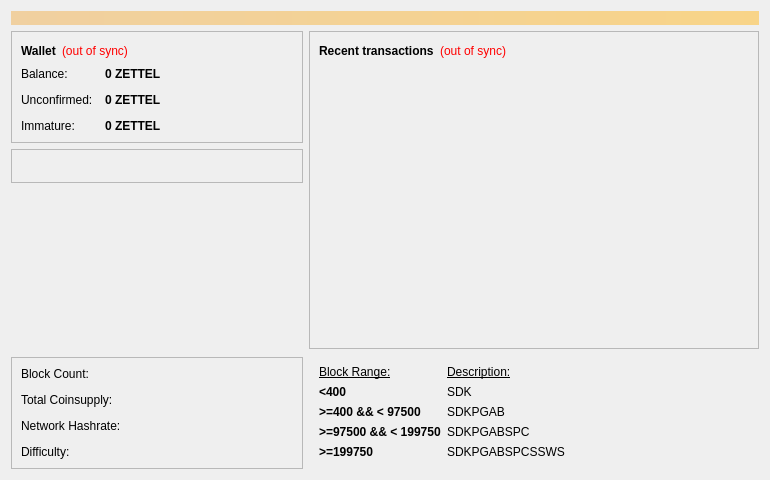
<?xml version="1.0" encoding="UTF-8"?>
<ui version="4.0">
 <class>OverviewPage</class>
 <widget class="QWidget" name="OverviewPage">
  <property name="geometry">
   <rect>
    <x>0</x>
    <y>0</y>
    <width>770</width>
    <height>480</height>
   </rect>
  </property>
  <property name="minimumSize">
   <size>
    <width>770</width>
    <height>480</height>
   </size>
  </property>
  <property name="windowTitle">
   <string>Form</string>
  </property>
  <layout class="QVBoxLayout" name="topLayout">
   <item>
    <widget class="QLabel" name="labelAlerts">
     <property name="visible">
      <bool>false</bool>
     </property>
     <property name="styleSheet">
      <string notr="true">background-color: qlineargradient(x1: 0, y1: 0, x2: 1, y2: 0, stop:0 #F0D0A0, stop:1 #F8D488); color:#000000;</string>
     </property>
     <property name="wordWrap">
      <bool>true</bool>
     </property>
     <property name="margin">
      <number>3</number>
     </property>
    </widget>
   </item>
   <item>
    <layout class="QHBoxLayout" name="horizontalLayout" stretch="1,1">
     <item>
      <layout class="QVBoxLayout" name="verticalLayout_2">
       <item>
        <widget class="QFrame" name="frame">
         <property name="frameShape">
          <enum>QFrame::StyledPanel</enum>
         </property>
         <property name="frameShadow">
          <enum>QFrame::Raised</enum>
         </property>
         <layout class="QVBoxLayout" name="verticalLayout_4">
          <item>
           <layout class="QHBoxLayout" name="horizontalLayout_4">
            <item>
             <widget class="QLabel" name="label_5">
              <property name="font">
               <font>
                <weight>75</weight>
                <bold>true</bold>
               </font>
              </property>
              <property name="text">
               <string>Wallet</string>
              </property>
             </widget>
            </item>
            <item>
             <widget class="QLabel" name="labelWalletStatus">
              <property name="toolTip">
               <string>The displayed information may be out of date. Your wallet automatically synchronizes with the BurgerHash network after a connection is established, but this process has not completed yet.</string>
              </property>
              <property name="styleSheet">
               <string notr="true">QLabel { color: red; }</string>
              </property>
              <property name="text">
               <string notr="true">(out of sync)</string>
              </property>
              <property name="alignment">
               <set>Qt::AlignLeading|Qt::AlignLeft|Qt::AlignVCenter</set>
              </property>
             </widget>
            </item>
            <item>
             <spacer name="horizontalSpacer_2">
              <property name="orientation">
               <enum>Qt::Horizontal</enum>
              </property>
              <property name="sizeHint" stdset="0">
               <size>
                <width>40</width>
                <height>20</height>
               </size>
              </property>
             </spacer>
            </item>
           </layout>
          </item>
          <item>
           <layout class="QFormLayout" name="formLayout_2">
            <property name="fieldGrowthPolicy">
             <enum>QFormLayout::AllNonFixedFieldsGrow</enum>
            </property>
            <property name="horizontalSpacing">
             <number>12</number>
            </property>
            <property name="verticalSpacing">
             <number>12</number>
            </property>
            <item row="0" column="0">
             <widget class="QLabel" name="label">
              <property name="text">
               <string>Balance:</string>
              </property>
             </widget>
            </item>
            <item row="0" column="1">
             <widget class="QLabel" name="labelBalance">
              <property name="font">
               <font>
                <weight>75</weight>
                <bold>true</bold>
               </font>
              </property>
              <property name="cursor">
               <cursorShape>IBeamCursor</cursorShape>
              </property>
              <property name="toolTip">
               <string>Your current balance</string>
              </property>
              <property name="text">
               <string notr="true">0 ZETTEL</string>
              </property>
              <property name="textInteractionFlags">
               <set>Qt::LinksAccessibleByMouse|Qt::TextSelectableByKeyboard|Qt::TextSelectableByMouse</set>
              </property>
             </widget>
            </item>
            <item row="1" column="0">
             <widget class="QLabel" name="label_3">
              <property name="text">
               <string>Unconfirmed:</string>
              </property>
             </widget>
            </item>
            <item row="1" column="1">
             <widget class="QLabel" name="labelUnconfirmed">
              <property name="font">
               <font>
                <weight>75</weight>
                <bold>true</bold>
               </font>
              </property>
              <property name="cursor">
               <cursorShape>IBeamCursor</cursorShape>
              </property>
              <property name="toolTip">
               <string>Total of transactions that have yet to be confirmed, and do not yet count toward the current balance</string>
              </property>
              <property name="text">
               <string notr="true">0 ZETTEL</string>
              </property>
              <property name="textInteractionFlags">
               <set>Qt::LinksAccessibleByMouse|Qt::TextSelectableByKeyboard|Qt::TextSelectableByMouse</set>
              </property>
             </widget>
            </item>
            <item row="2" column="0">
             <widget class="QLabel" name="labelImmatureText">
              <property name="text">
               <string>Immature:</string>
              </property>
             </widget>
            </item>
            <item row="2" column="1">
             <widget class="QLabel" name="labelImmature">
              <property name="font">
               <font>
                <weight>75</weight>
                <bold>true</bold>
               </font>
              </property>
              <property name="toolTip">
               <string>Mined balance that has not yet matured</string>
              </property>
              <property name="text">
               <string notr="true">0 ZETTEL</string>
              </property>
              <property name="textInteractionFlags">
               <set>Qt::LinksAccessibleByMouse|Qt::TextSelectableByKeyboard|Qt::TextSelectableByMouse</set>
              </property>
             </widget>
            </item>
           </layout>
          </item>
         </layout>
        </widget>
       </item>
       <item>
        <widget class="QFrame" name="frame_4">
         <property name="frameShape">
          <enum>QFrame::StyledPanel</enum>
         </property>
         <property name="frameShadow">
          <enum>QFrame::Raised</enum>
         </property>
         <layout class="QVBoxLayout" name="verticalLayout_5">
          <item>
           <widget class="QLabel" name="labelMiningAddress">
            <property name="text">
             <string/>
            </property>
           </widget>
          </item>
         </layout>
        </widget>
       </item>
       <item>
        <spacer name="verticalSpacer">
         <property name="orientation">
          <enum>Qt::Vertical</enum>
         </property>
         <property name="sizeHint" stdset="0">
          <size>
           <width>20</width>
           <height>40</height>
          </size>
         </property>
        </spacer>
       </item>
       <item>
        <widget class="QLabel" name="label_7">
         <property name="text">
          <string/>
         </property>
         <property name="pixmap">
          <pixmap resource="../bitcoin.qrc">:/images/zettelkasten_plain</pixmap>
         </property>
         <property name="scaledContents">
          <bool>false</bool>
         </property>
         <property name="alignment">
          <set>Qt::AlignCenter</set>
         </property>
        </widget>
       </item>
       <item>
        <spacer name="verticalSpacer_2">
         <property name="orientation">
          <enum>Qt::Vertical</enum>
         </property>
         <property name="sizeHint" stdset="0">
          <size>
           <width>20</width>
           <height>40</height>
          </size>
         </property>
        </spacer>
       </item>
       <item>
        <widget class="QFrame" name="frame_3">
         <property name="frameShape">
          <enum>QFrame::StyledPanel</enum>
         </property>
         <property name="frameShadow">
          <enum>QFrame::Raised</enum>
         </property>
         <layout class="QVBoxLayout" name="verticalLayout_6">
          <item>
           <layout class="QFormLayout" name="formLayout">
            <property name="horizontalSpacing">
             <number>12</number>
            </property>
            <property name="verticalSpacing">
             <number>12</number>
            </property>
            <item row="1" column="0">
             <widget class="QLabel" name="label_2">
              <property name="text">
               <string>Total Coinsupply:</string>
              </property>
             </widget>
            </item>
            <item row="1" column="1">
             <widget class="QLabel" name="labelTotalCoinsupply">
              <property name="font">
               <font>
                <weight>75</weight>
                <bold>true</bold>
               </font>
              </property>
              <property name="text">
               <string/>
              </property>
             </widget>
            </item>
            <item row="2" column="1">
             <widget class="QLabel" name="labelNetworkHashrate">
              <property name="font">
               <font>
                <weight>75</weight>
                <bold>true</bold>
               </font>
              </property>
              <property name="text">
               <string/>
              </property>
             </widget>
            </item>
            <item row="2" column="0">
             <widget class="QLabel" name="label_9">
              <property name="text">
               <string>Network Hashrate:</string>
              </property>
             </widget>
            </item>
            <item row="3" column="1">
             <widget class="QLabel" name="labelDifficulty">
              <property name="font">
               <font>
                <weight>75</weight>
                <bold>true</bold>
               </font>
              </property>
              <property name="text">
               <string/>
              </property>
             </widget>
            </item>
            <item row="3" column="0">
             <widget class="QLabel" name="label_11">
              <property name="text">
               <string>Difficulty:</string>
              </property>
             </widget>
            </item>
            <item row="0" column="0">
             <widget class="QLabel" name="label_6">
              <property name="text">
               <string>Block Count:</string>
              </property>
             </widget>
            </item>
            <item row="0" column="1">
             <widget class="QLabel" name="labelBlockCount">
              <property name="font">
               <font>
                <weight>75</weight>
                <bold>true</bold>
               </font>
              </property>
              <property name="text">
               <string/>
              </property>
             </widget>
            </item>
           </layout>
          </item>
         </layout>
        </widget>
       </item>
      </layout>
     </item>
     <item>
      <layout class="QVBoxLayout" name="verticalLayout_3">
       <item>
        <widget class="QFrame" name="frame_2">
         <property name="minimumSize">
          <size>
           <width>450</width>
           <height>0</height>
          </size>
         </property>
         <property name="styleSheet">
          <string notr="true"/>
         </property>
         <property name="frameShape">
          <enum>QFrame::StyledPanel</enum>
         </property>
         <property name="frameShadow">
          <enum>QFrame::Raised</enum>
         </property>
         <layout class="QVBoxLayout" name="verticalLayout">
          <item>
           <layout class="QHBoxLayout" name="horizontalLayout_2">
            <item>
             <widget class="QLabel" name="label_4">
              <property name="text">
               <string>&lt;b&gt;Recent transactions&lt;/b&gt;</string>
              </property>
             </widget>
            </item>
            <item>
             <widget class="QLabel" name="labelTransactionsStatus">
              <property name="toolTip">
               <string>The displayed information may be out of date. Your wallet automatically synchronizes with the BurgerHash network after a connection is established, but this process has not completed yet.</string>
              </property>
              <property name="styleSheet">
               <string notr="true">QLabel { color: red; }</string>
              </property>
              <property name="text">
               <string notr="true">(out of sync)</string>
              </property>
              <property name="alignment">
               <set>Qt::AlignRight|Qt::AlignTrailing|Qt::AlignVCenter</set>
              </property>
             </widget>
            </item>
            <item>
             <spacer name="horizontalSpacer">
              <property name="orientation">
               <enum>Qt::Horizontal</enum>
              </property>
              <property name="sizeHint" stdset="0">
               <size>
                <width>40</width>
                <height>20</height>
               </size>
              </property>
             </spacer>
            </item>
           </layout>
          </item>
          <item>
           <widget class="QListView" name="listTransactions">
            <property name="styleSheet">
             <string notr="true">QListView { background: transparent;}</string>
            </property>
            <property name="frameShape">
             <enum>QFrame::NoFrame</enum>
            </property>
            <property name="verticalScrollBarPolicy">
             <enum>Qt::ScrollBarAlwaysOff</enum>
            </property>
            <property name="horizontalScrollBarPolicy">
             <enum>Qt::ScrollBarAlwaysOff</enum>
            </property>
            <property name="sizeAdjustPolicy">
             <enum>QAbstractScrollArea::AdjustIgnored</enum>
            </property>
            <property name="selectionMode">
             <enum>QAbstractItemView::NoSelection</enum>
            </property>
           </widget>
          </item>
         </layout>
        </widget>
       </item>
       <item>
        <layout class="QGridLayout" name="gridLayout">
         <property name="sizeConstraint">
          <enum>QLayout::SetDefaultConstraint</enum>
         </property>
         <property name="leftMargin">
          <number>10</number>
         </property>
         <property name="topMargin">
          <number>10</number>
         </property>
         <property name="rightMargin">
          <number>10</number>
         </property>
         <property name="bottomMargin">
          <number>10</number>
         </property>
         <item row="0" column="1">
          <widget class="QLabel" name="label_12">
           <property name="font">
            <font>
             <underline>true</underline>
            </font>
           </property>
           <property name="text">
            <string>Description:</string>
           </property>
          </widget>
         </item>
         <item row="3" column="1">
          <widget class="QLabel" name="label_17">
           <property name="text">
            <string>SDKPGABSPC</string>
           </property>
          </widget>
         </item>
         <item row="0" column="0">
          <widget class="QLabel" name="label_8">
           <property name="maximumSize">
            <size>
             <width>100</width>
             <height>16777215</height>
            </size>
           </property>
           <property name="font">
            <font>
             <underline>true</underline>
            </font>
           </property>
           <property name="text">
            <string>Block Range:</string>
           </property>
          </widget>
         </item>
         <item row="1" column="0">
          <widget class="QLabel" name="label_10">
           <property name="font">
            <font>
             <weight>75</weight>
             <bold>true</bold>
            </font>
           </property>
           <property name="text">
            <string>&lt;400</string>
           </property>
          </widget>
         </item>
         <item row="1" column="1">
          <widget class="QLabel" name="label_13">
           <property name="text">
            <string>SDK</string>
           </property>
          </widget>
         </item>
         <item row="2" column="0">
          <widget class="QLabel" name="label_14">
           <property name="font">
            <font>
             <weight>75</weight>
             <bold>true</bold>
            </font>
           </property>
           <property name="text">
            <string>&gt;=400 &amp;&amp; &lt; 97500</string>
           </property>
          </widget>
         </item>
         <item row="2" column="1">
          <widget class="QLabel" name="label_15">
           <property name="text">
            <string>SDKPGAB</string>
           </property>
          </widget>
         </item>
         <item row="3" column="0">
          <widget class="QLabel" name="label_16">
           <property name="font">
            <font>
             <weight>75</weight>
             <bold>true</bold>
            </font>
           </property>
           <property name="text">
            <string>&gt;=97500 &amp;&amp; &lt; 199750</string>
           </property>
          </widget>
         </item>
         <item row="4" column="1">
          <widget class="QLabel" name="label_19">
           <property name="text">
            <string>SDKPGABSPCSSWS</string>
           </property>
          </widget>
         </item>
         <item row="4" column="0">
          <widget class="QLabel" name="label_18">
           <property name="font">
            <font>
             <weight>75</weight>
             <bold>true</bold>
            </font>
           </property>
           <property name="text">
            <string>&gt;=199750</string>
           </property>
          </widget>
         </item>
        </layout>
       </item>
      </layout>
     </item>
    </layout>
   </item>
  </layout>
 </widget>
 <resources>
  <include location="../bitcoin.qrc"/>
 </resources>
 <connections/>
</ui>
